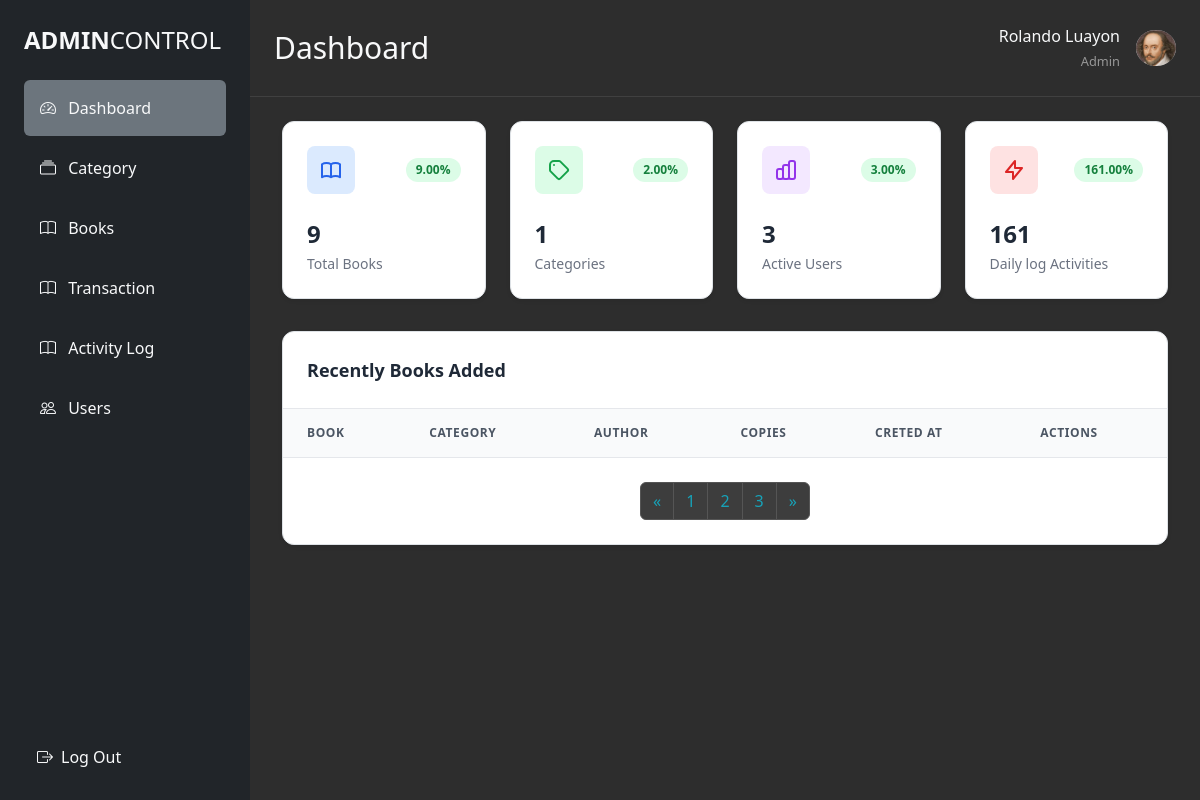
Before: /admin/dashboard-admin.php?page=4 (signed in) with the older database file.
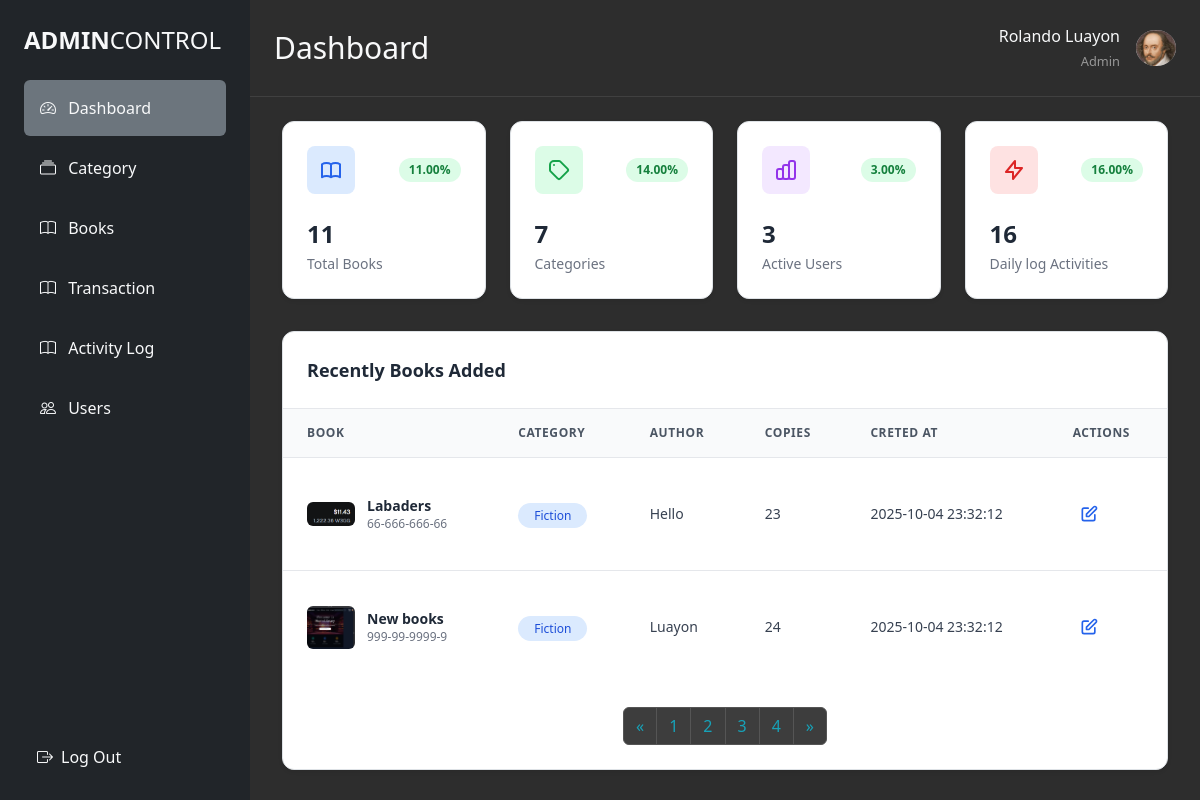
After: the same page with the newer database file.
### tables this page shows
CREATE TABLE `books` (
  `id` int(11) NOT NULL,
  `title` varchar(255) NOT NULL,
  `author` varchar(255) NOT NULL,
  `category` varchar(255) DEFAULT NULL,
  `isbn` varchar(13) NOT NULL,
  `publish_date` date NOT NULL,
  `copies` int(11) NOT NULL,
  `image` varchar(255) DEFAULT NULL,
  `created_at` datetime DEFAULT current_timestamp()
);

### admin/backend/BookController.php (called while the page is built, shortened)
<?php
class Database
{
    private $host = "localhost";
    private $db   = "it6_LMS";
    private $user = "root";
    private $pass = "";
    public $pdo;
    public function __construct()
    {
        try {
            $dsn = "mysql:host={$this->host};dbname={$this->db};charset=utf8";
            $this->pdo = new PDO($dsn, $this->user, $this->pass);
            $this->pdo->setAttribute(PDO::ATTR_ERRMODE, PDO::ERRMODE_EXCEPTION);
        } catch (PDOException $e) {
            die("Database Connection Failed: " . $e->getMessage());
        }
    }
    public function getBooks()
    {
        $sql = "SELECT * FROM books ORDER BY id DESC";
        $stmt = $this->pdo->query($sql);
        return $stmt->fetchAll(PDO::FETCH_ASSOC);
    }
    public function tableBooks($limit = 6, $offset = 0)
    {
        $stmt = $this->pdo->prepare("SELECT * FROM books ORDER BY id DESC LIMIT :limit OFFSET :offset");
        $stmt->bindValue(":limit", (int)$limit, PDO::PARAM_INT);
        $stmt->bindValue(":offset", (int)$offset, PDO::PARAM_INT);
        $stmt->execute();
        return $stmt->fetchAll(PDO::FETCH_ASSOC);
    }
    public function getTotalBooks()
    {
        $stmt = $this->pdo->query("SELECT COUNT(*) as total FROM books");
        return $stmt->fetch(PDO::FETCH_ASSOC)['total'];
    }
}

### admin/backend/transactionControll.php (called while the page is built, shortened)
<?php
class Library
{
  private $conn;
  public function __construct($db)
  {
    $this->conn = $db;
  }
  public function getCountcategory()
  {
    $stmt = $this->conn->query("SELECT category, COUNT(*) as count FROM books GROUP BY category");
    $results = $stmt->fetchAll(PDO::FETCH_ASSOC);
    $output = [];
    foreach ($results as $row) {
      $output[$row['category']] = $row['count'];
    }
    return $output;
  }
  public function countActivityLogs()
  {
    $stmt = $this->conn->query("SELECT COUNT(*) as total FROM activity_logs");
    return (int) $stmt->fetch(PDO::FETCH_ASSOC)['total'];
  }
}

### admin/dashboard-admin.php (the view, shortened to what the changed rows need)
<?php
require '../admin/backend/BookController.php';
require '../admin/backend/transactionControll.php';
$database = new Database();
$library = new Library($database->pdo);
$books = $database->getBooks();
$totalcategory = $library->getCountcategory();
$totalunique = count($totalcategory);
$totalPossibleCategories = 50;
$percentageCategories = ($totalunique / $totalPossibleCategories) * 100;
$totallogs = $library->countActivityLogs();
$totallogstarget = 100;
$percentagelogs = ($totallogs / $totallogstarget) * 100;
$limit = 3;
$page = isset($_GET['page']) ? (int)$_GET['page'] : 1;
$offset = ($page - 1) * $limit;
$totalBooks = $database->getTotalBooks();
$targetbooks = 100;
$percentagebooks = ($totalBooks / $targetbooks) * 100;
$totalPages = ceil($totalBooks / $limit);
$books = $database->tableBooks($limit, $offset);
?>
<!DOCTYPE html>
<html lang="en">
<head>
  <link rel="stylesheet" href="../admin/style.css" />
  <script src="https://cdn.tailwindcss.com"></script>
  <link href="https://cdn.jsdelivr.net/npm/bootstrap@5.3.8/dist/css/bootstrap.min.css" rel="stylesheet">
  <link href="https://cdn.jsdelivr.net/npm/bootstrap-icons@1.10.0/font/bootstrap-icons.css" rel="stylesheet">
</head>
<body>
  <div class="d-flex min-vh-100">
    <div class="main-content flex-grow-1">
      <div class="d-flex justify-content-between align-items-center p-4 header-border">
        <div class="d-flex align-items-center">
          <h2 class="text-light mb-0 text-3xl">Dashboard</h2>
        </div>
      </div>
      <main class="flex-1 overflow-y-auto">
        <div class="px-8 py-6">
          <div class="grid grid-cols-1 md:grid-cols-2 lg:grid-cols-4 gap-6 mb-8">
            <div class="stat-card bg-white rounded-xl shadow-sm border border-gray-200 p-6">
              <div class="flex items-center justify-between mb-4">
                <div class="w-12 h-12 bg-blue-100 rounded-lg flex items-center justify-center">
                </div>
                <span class="badge px-2.5 py-1 bg-green-100 text-green-700 text-xs font-semibold rounded-full"><?php echo number_format($percentagebooks, 2) . "%"; ?></span>
              </div>
              <p class="text-2xl font-bold text-gray-800 mb-1"><?php echo $totalBooks ?></p>
              <p class="text-sm text-gray-500 font-medium">Total Books</p>
            </div>
            <div class="stat-card bg-white rounded-xl shadow-sm border border-gray-200 p-6">
              <div class="flex items-center justify-between mb-4">
                <div class="w-12 h-12 bg-green-100 rounded-lg flex items-center justify-center">
                  <svg class="w-6 h-6 text-green-600" fill="none" stroke="currentColor" viewBox="0 0 24 24">
                    <path stroke-linecap="round" stroke-linejoin="round" stroke-width="2" d="M7 7h.01M7 3h5c.512 0 1.024.195 1.414.586l7 7a2 2 0 010 2.828l-7 7a2 2 0 01-2.828 0l-7-7A1.994 1.994 0 013 12V7a4 4 0 014-4z"></path>
                  </svg>
                </div>
                <span class="badge px-2.5 py-1 bg-green-100 text-green-700 text-xs font-semibold rounded-full"><?php echo number_format($percentageCategories, 2) . "%"; ?></span>
              </div>
              <p class="text-2xl font-bold text-gray-800 mb-1"><?php echo $totalunique ?></p>
              <p class="text-sm text-gray-500 font-medium">Categories</p>
            </div>
            <div class="stat-card bg-white rounded-xl shadow-sm border border-gray-200 p-6">
              <div class="flex items-center justify-between mb-4">
                <div class="w-12 h-12 bg-red-100 rounded-lg flex items-center justify-center">
                  <svg class="w-6 h-6 text-red-600" fill="none" stroke="currentColor" viewBox="0 0 24 24">
                    <path stroke-linecap="round" stroke-linejoin="round" stroke-width="2" d="M13 10V3L4 14h7v7l9-11h-7z"></path>
                  </svg>
                </div>
                <span class="badge px-2.5 py-1 bg-green-100 text-green-700 text-xs font-semibold rounded-full"><?php echo number_format($percentagelogs, 2) . "%"; ?></span>
              </div>
              <p class="text-2xl font-bold text-gray-800 mb-1"><?php echo $totallogs ?></p>
              <p class="text-sm text-gray-500 font-medium">Daily log Activities</p>
            </div>
          </div>
          <div class="bg-white rounded-xl shadow-sm border border-gray-200">
            <div class="overflow-x-auto">
              <table class="w-full">
                <thead class="bg-gray-50 border-b border-gray-200">
                  <tr>
                    <th class="px-6 py-3 text-left text-xs font-semibold text-gray-600 uppercase tracking-wider">Book</th>
                    <th class="px-6 py-3 text-left text-xs font-semibold text-gray-600 uppercase tracking-wider">Category</th>
                    <th class="px-6 py-3 text-left text-xs font-semibold text-gray-600 uppercase tracking-wider">Author</th>
                    <th class="px-6 py-3 text-left text-xs font-semibold text-gray-600 uppercase tracking-wider">Copies</th>
                    <th class="px-6 py-3 text-left text-xs font-semibold text-gray-600 uppercase tracking-wider">Creted At</th>
                    <th class="px-6 py-3 text-left text-xs font-semibold text-gray-600 uppercase tracking-wider">Actions</th>
                  </tr>
                </thead>
                <tbody class="divide-y divide-gray-200">
                  <?php foreach ($books as $book): ?>
                    <tr class="table-row">
                      <td class="px-6 py-4">
                        <div class="flex items-center space-x-3">
                          <div class="w-12 h-16  rounded flex-shrink-0 flex items-center justify-center text-white text-xs font-bold">
                            <img src="<?= $book['image'] ?: '../image/default.jpg' ?>"
                              alt="<?= htmlspecialchars($book['title']) ?>"
                              class="rounded"
                              width="80" height="80" />
                          </div>
                          <div>
                            <p class="text-sm font-semibold text-gray-800"><?= htmlspecialchars($book['title']) ?></p>
                            <p class="text-xs text-gray-500"><?= htmlspecialchars($book['isbn']) ?></p>
                          </div>
                        </div>
                      </td>
                      <td class="px-6 py-4">
                        <span class="px-3 py-1 bg-blue-100 text-blue-700 text-xs font-medium rounded-full"><?= htmlspecialchars($book['category']) ?></span>
                      </td>
                      <td class="px-6 py-4 text-sm text-gray-700"><?= htmlspecialchars($book['author']) ?></td>
                      <td class="px-6 py-4 text-sm text-gray-700"><?= htmlspecialchars($book['copies']) ?></td>
                      <td class="px-6 py-4 text-sm text-gray-700"><?= htmlspecialchars($book['created_at']) ?></td>
                      <td class="px-6 py-4">
                        <div class="flex items-center space-x-2">
                          <button class="p-1.5 text-blue-600 hover:bg-blue-50 rounded-lg editBtn" title="Edit"
                            data-id="<?= $book['id'] ?>"
                            data-title="<?= htmlspecialchars($book['title']) ?>"
                            data-author="<?= htmlspecialchars($book['author']) ?>"
                            data-isbn="<?= htmlspecialchars($book['isbn']) ?>"
                            data-publish_date="<?= htmlspecialchars($book['publish_date']) ?>"
                            data-copies="<?= htmlspecialchars($book['copies']) ?>"
                            data-image="<?= $book['image'] ?>">
                            <svg class="w-5 h-5" fill="none" stroke="currentColor" viewBox="0 0 24 24">
                              <path stroke-linecap="round" stroke-linejoin="round" stroke-width="2" d="M11 5H6a2 2 0 00-2 2v11a2 2 0 002 2h11a2 2 0 002-2v-5m-1.414-9.414a2 2 0 112.828 2.828L11.828 15H9v-2.828l8.586-8.586z"></path>
                            </svg>
                          </button>
                        </div>
                      </td>
                    </tr>
                  <?php endforeach; ?>
                </tbody>
              </table>
            </div>
            <div class="d-flex justify-content-center my-4">
              <nav aria-label="Book pagination">
                <ul class="pagination">
                  <?php for ($i = 1; $i <= $totalPages; $i++): ?>
                    <li class="page-item <?php if ($i == $page) echo 'active'; ?>">
                      <a class="page-link" href="?page=<?php echo $i; ?>"><?php echo $i; ?></a>
                    </li>
                  <?php endfor; ?>
                </ul>
              </nav>
            </div>
          </div>
        </div>
      </main>
</body>
</html>

Changed rows visible on the page:
now on this page (row edited): books: image (picture), title "Labaders", isbn "66-666-666-66", category "Fiction", author "Hello", copies "23", created_at "2025-10-04 23:32:12"
now on this page (row edited): books: image (picture), title "New books", isbn "999-99-9999-9", category "Fiction", author "Luayon", copies "24", created_at "2025-10-04 23:32:12"
Other visible differences:
$percentagebooks: "9.00" → "11.00"
$totalBooks: "9" → "11"
$percentageCategories: "2.00" → "14.00"
$totalunique: "1" → "7"
$percentagelogs: "161.00" → "16.00"
$totallogs: "161" → "16"
new list line: "4"
